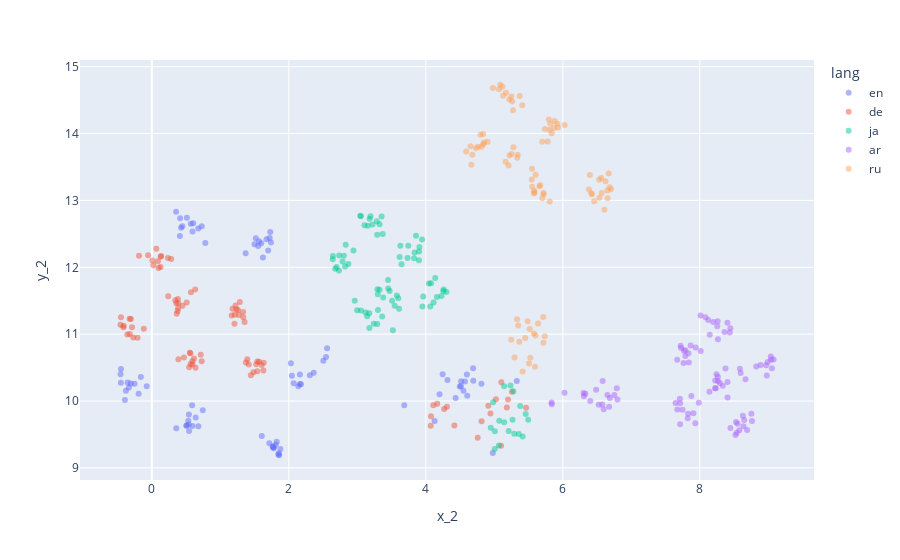

Write notebook code for a chart like this one.
### Markdown cell above
### 言語

### Code cell
display('2','lang')
